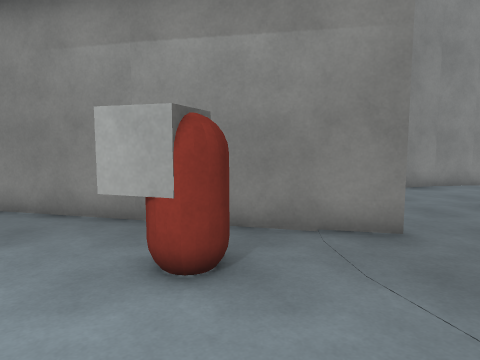
View 1 (above)

24 first-person views from a walk through a 3-D level made in the Unity game engine. The camera is 1.5 m above the floor, tilts 6° down and sees 70° across. The floor is counted in squares, 1 m on a side. Each view is taken from the middle of a square. On the plan, view 1 faces up. The plan holds only what a view shows up to about 16 squares ahead; the rest is blank. The place goes on beyond the plan. The player character is not drawn. Some surface patterns are stand-ins.

View 2
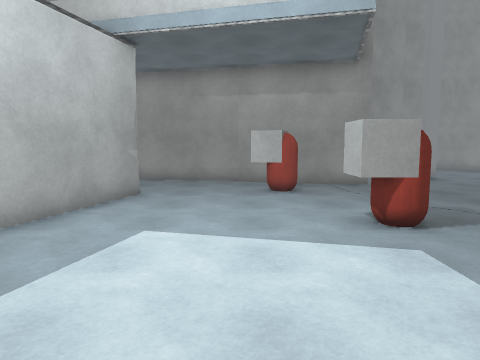

View 3
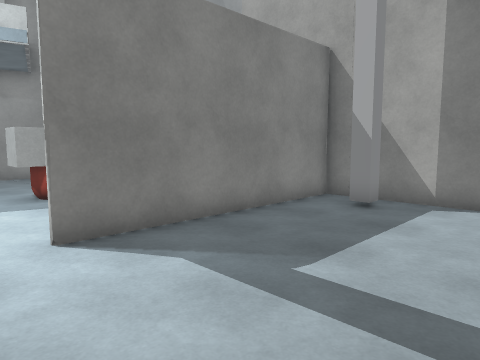

View 4
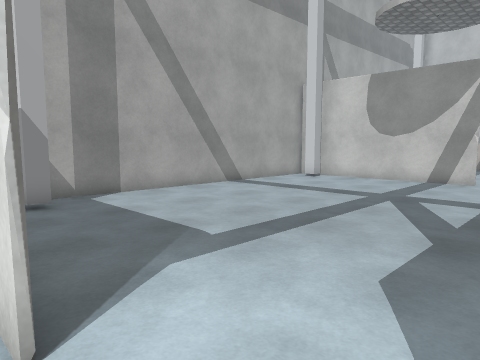

View 5
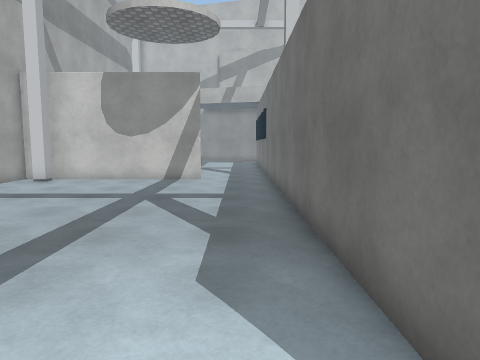

View 6
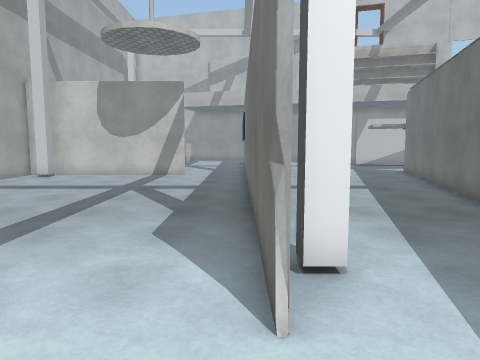

View 7
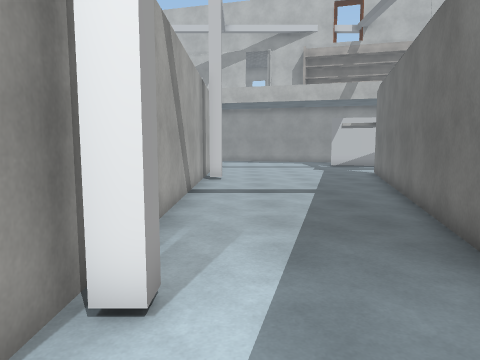

View 8
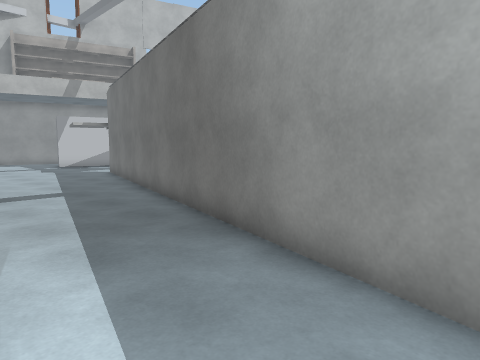

View 9
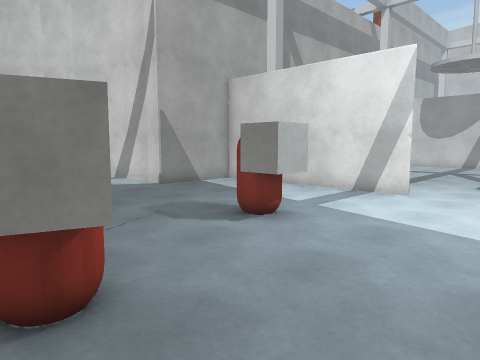

View 10
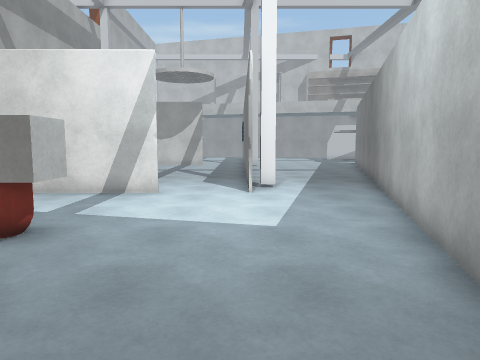

View 11
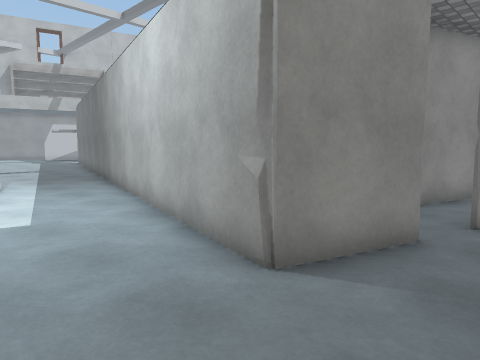

View 12
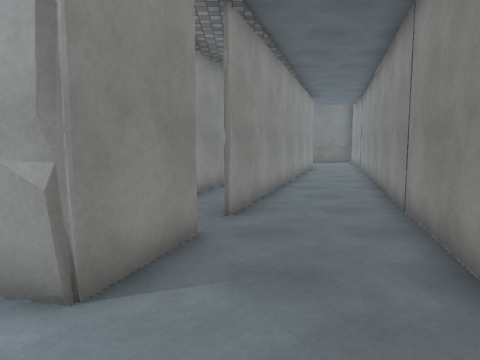

View 13
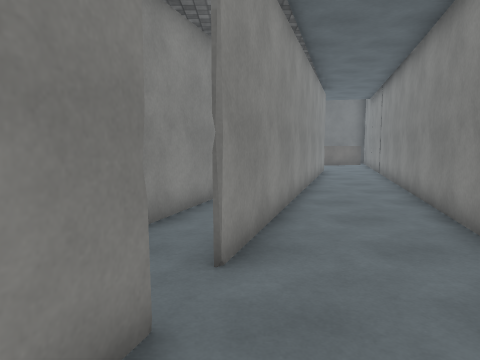

View 14
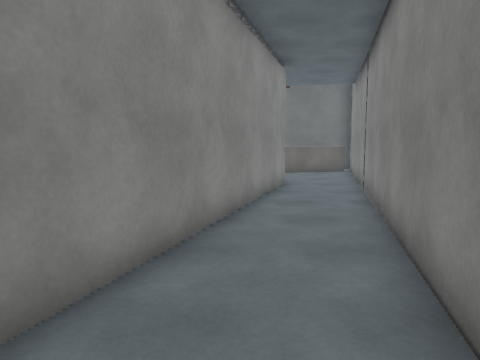

View 15
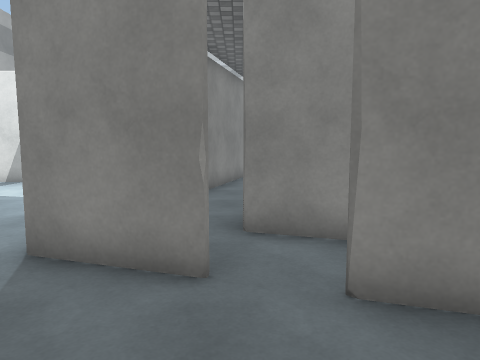

View 16
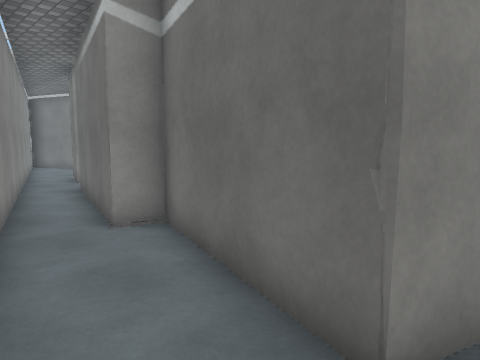

View 17
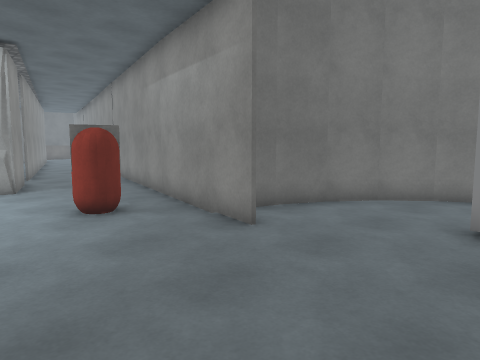

View 18
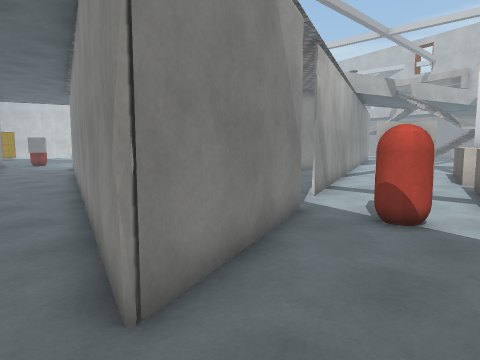

View 19
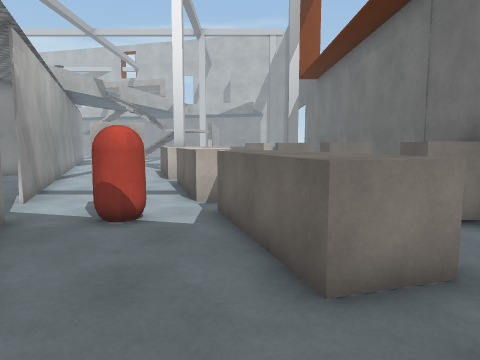

View 20
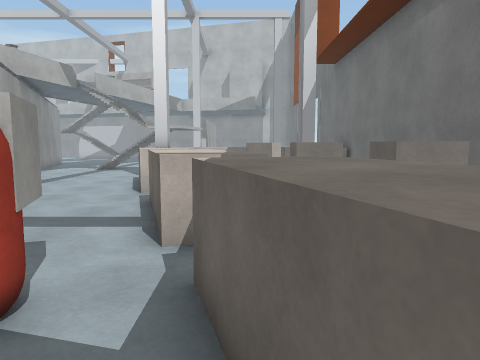

View 21
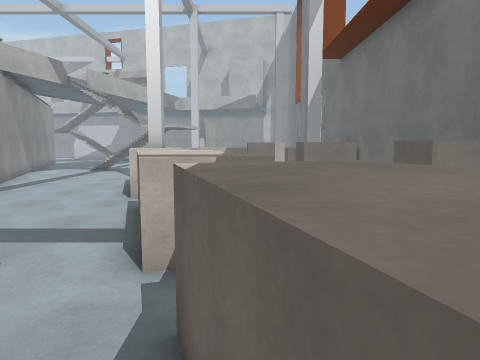

View 22
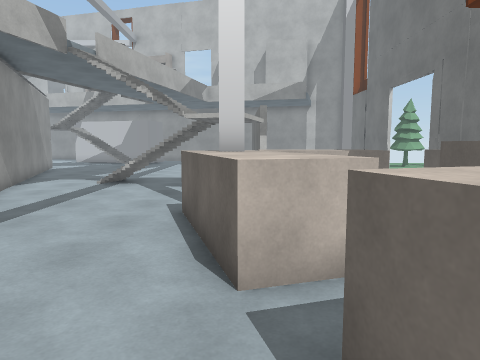

View 23
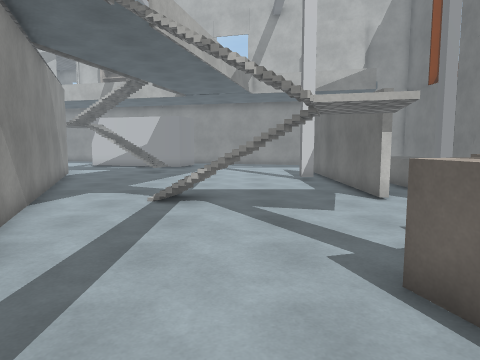

View 24
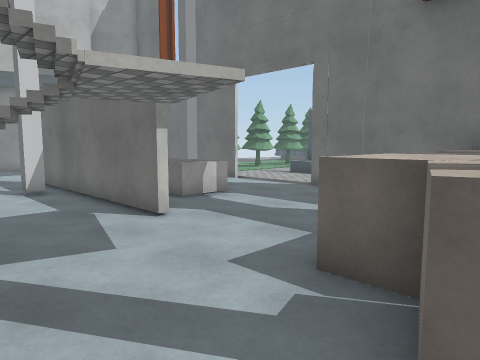

### Floor plan
Key: @ floor where view 1 was taken; # wall or solid block; x gap in a wall; . floor; / step, stairs or slope; ^ raised ledge; B block; O other object.
Columns run from 32 left of view 1 to 7 right of it. Each row starts with its distance up from view 1.
 11      .........####                 ##...
 10       ...........#####            ##....
  9    ^ ...####.........#####        #....
  8    .x...## ####..........####    ##...#.
  7   .^^...##    ####..........######......
  6  ..^^....##      ####...........###.....
  5 #. .^^....#      #  ###........O.......
  4 #B  ^^.OO..      ####....###...OO......
  3 #   ^^.O....        ####. .#...........
  2 #    ^^....#           ##.##..........
  1 #    ^^....#.          ##.#........... .
  0 #    ^^^...##.         #..#.....@O......
 -1 #     ^^....#.         #..#.....OO......
 -2 #     ^^....#..        #.##............#
 -3 #      .....##.       ##.#.............#
 -4 #      ^^....#         #.#.............#
 -5 #   BB ^^....#         #.#.............#
 -6 #      ^^^....         ###...#..########
 -7 #       #^....#         #...##........##
 -8 #  ^ ^^^^.....##        #....#.........#
 -9 #^^^ ^^^.......#       ##....#.........#
-10 #     .........##      #.....#.........#
-11 #   ............#      #.....#.........#
-12 #  ........#....#     ##.....#.........#
-13 #.........////..##    ##.....#.........#
-14 #......#....//...#    #......#.........#
-15  ...^^.#.........#    #......#.........#
-16  ...^^.#.........##  ##......#.........#
-17  .. ^^ #..........#  #.......#.........#
-18 #.  ^  #..... ....## #.......#.........#
-19 #   ^  ##.... .....# #......##........##
-20 #      #..... .....# #...... #..########

Where each view was taken, in squares from view 1:
view 1: 0 up, 0 right, facing up
view 2: 7 down, 2 left, facing up
view 3: 11 down, 2 left, facing up-right
view 4: 5 down, 3 left, facing down-right
view 5: 5 down, 2 left, facing down
view 6: 3 down, 3 left, facing down
view 7: 4 down, 5 left, facing down
view 8: 4 down, 4 left, facing down-left
view 9: 5 up, 4 left, facing down-right
view 10: 5 up, 3 left, facing down
view 11: 6 up, 2 left, facing down-left
view 12: 5 up, 2 left, facing left
view 13: 5 up, 5 left, facing left
view 14: 8 up, 11 left, facing left
view 15: 8 up, 8 left, facing down
view 16: 3 up, 6 left, facing down-left
view 17: 1 up, 7 right, facing up-left
view 18: 11 up, 27 left, facing down-right
view 19: 11 up, 27 left, facing down
view 20: 7 up, 27 left, facing down
view 21: 6 up, 27 left, facing down
view 22: 0 up, 24 left, facing down
view 23: 4 down, 21 left, facing down
view 24: 7 down, 21 left, facing down-left
